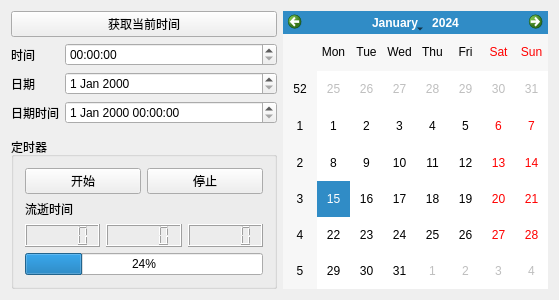
<?xml version="1.0" encoding="UTF-8"?>
<ui version="4.0">
 <class>Widget</class>
 <widget class="QWidget" name="Widget">
  <property name="geometry">
   <rect>
    <x>0</x>
    <y>0</y>
    <width>559</width>
    <height>300</height>
   </rect>
  </property>
  <property name="windowTitle">
   <string>Widget</string>
  </property>
  <layout class="QHBoxLayout" name="horizontalLayout_3">
   <item>
    <layout class="QVBoxLayout" name="verticalLayout_3">
     <item>
      <layout class="QVBoxLayout" name="verticalLayout">
       <item>
        <widget class="QPushButton" name="pushButton">
         <property name="text">
          <string>获取当前时间</string>
         </property>
        </widget>
       </item>
       <item>
        <layout class="QFormLayout" name="formLayout">
         <item row="0" column="0">
          <widget class="QLabel" name="label">
           <property name="text">
            <string>时间</string>
           </property>
          </widget>
         </item>
         <item row="0" column="1">
          <widget class="QTimeEdit" name="timeEdit"/>
         </item>
         <item row="1" column="0">
          <widget class="QLabel" name="label_2">
           <property name="text">
            <string>日期</string>
           </property>
          </widget>
         </item>
         <item row="1" column="1">
          <widget class="QDateEdit" name="dateEdit"/>
         </item>
         <item row="2" column="0">
          <widget class="QLabel" name="label_3">
           <property name="text">
            <string>日期时间</string>
           </property>
          </widget>
         </item>
         <item row="2" column="1">
          <widget class="QDateTimeEdit" name="dateTimeEdit"/>
         </item>
        </layout>
       </item>
      </layout>
     </item>
     <item>
      <widget class="QGroupBox" name="groupBox">
       <property name="title">
        <string>定时器</string>
       </property>
       <layout class="QVBoxLayout" name="verticalLayout_2">
        <item>
         <layout class="QHBoxLayout" name="horizontalLayout">
          <item>
           <widget class="QPushButton" name="pushButtonStart">
            <property name="text">
             <string>开始</string>
            </property>
           </widget>
          </item>
          <item>
           <widget class="QPushButton" name="pushButtonStop">
            <property name="text">
             <string>停止</string>
            </property>
           </widget>
          </item>
         </layout>
        </item>
        <item>
         <widget class="QLabel" name="labelElapse">
          <property name="text">
           <string>流逝时间</string>
          </property>
         </widget>
        </item>
        <item>
         <layout class="QHBoxLayout" name="horizontalLayout_2">
          <item>
           <widget class="QLCDNumber" name="lcdHour"/>
          </item>
          <item>
           <widget class="QLCDNumber" name="lcdMinute"/>
          </item>
          <item>
           <widget class="QLCDNumber" name="lcdSecond"/>
          </item>
         </layout>
        </item>
        <item>
         <widget class="QProgressBar" name="progressBar">
          <property name="value">
           <number>24</number>
          </property>
         </widget>
        </item>
       </layout>
      </widget>
     </item>
    </layout>
   </item>
   <item>
    <widget class="QCalendarWidget" name="calendarWidget"/>
   </item>
  </layout>
 </widget>
 <layoutdefault spacing="6" margin="11"/>
 <resources/>
 <connections/>
</ui>
